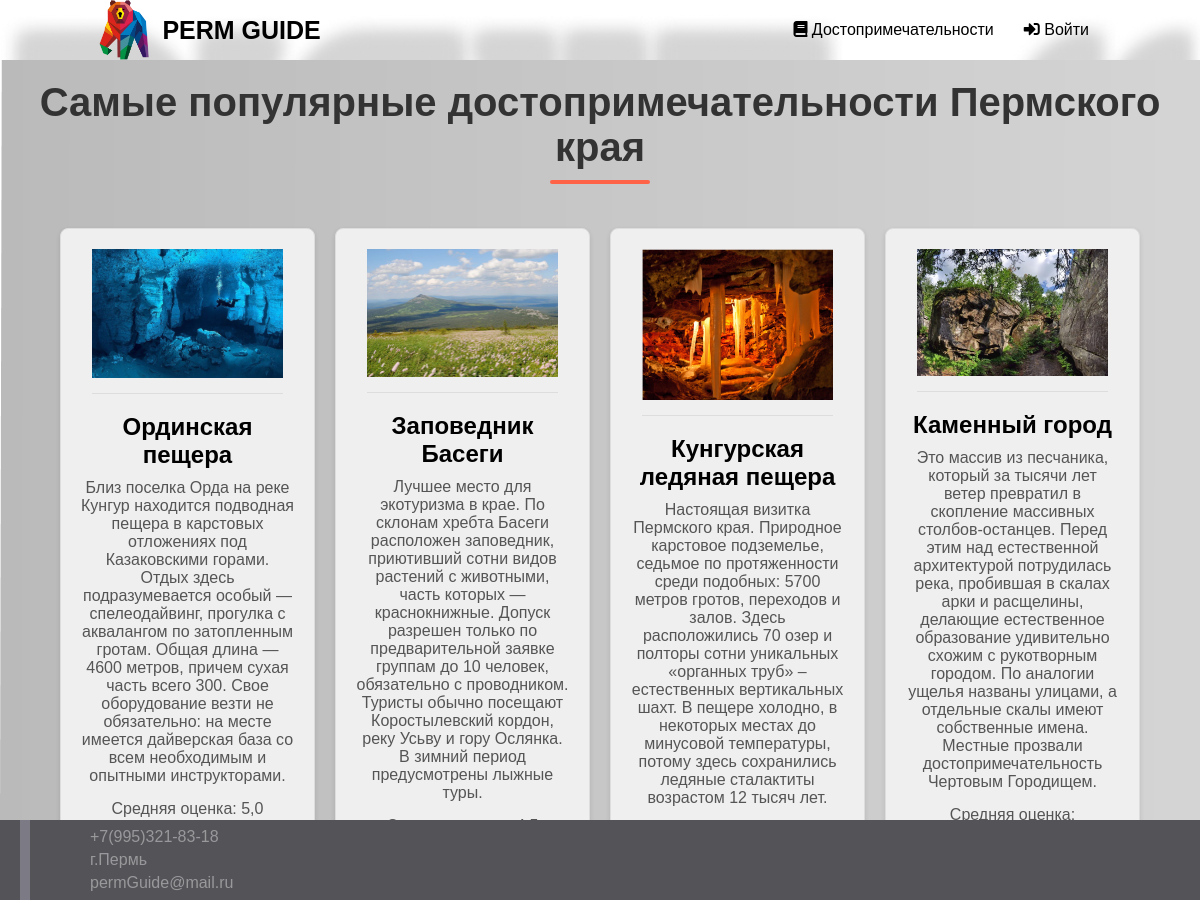
The page / on the database its author committed.
### gid/models.py (models this page shows, shortened)
class Sight(models.Model):
    name = models.CharField(max_length=128, verbose_name='Название')
    description = models.TextField(verbose_name='Описание')
    image = models.ImageField(upload_to='sight_images', verbose_name='Изображение')
    @staticmethod
    def top_rated_sights(limit=4):
        return Sight.objects.annotate(avg_rating=Avg('rating__score')).order_by('-avg_rating')[:limit]
    class Meta:
        verbose_name = 'Достопримечательность'
        verbose_name_plural = 'Достопримечательности'

### gid/views.py (the view)
# urls.py: path('', index, name='index'),
def index(request):
    top_sights = Sight.top_rated_sights()
    return render(request, 'gid/index.html', {'top_sights': top_sights})

### gid/templates/gid/index.html (shortened to what this page needs)
<!DOCTYPE html>
{% load static %}
<html lang="en">
<head>
    <link rel="stylesheet" href="{% static 'css/index.css' %}" />
    <link rel="stylesheet" href="https://cdnjs.cloudflare.com/ajax/libs/font-awesome/5.15.4/css/all.min.css" />
</head>
<body>
    <div class="container">
        <div class="header" style="background-image: url('{% static 'img/img.png' %}')">
            <div class="logo-container">
                <img src="{% static 'img/logo.png' %}" alt="Logo" class="logo-image">
                <a href="{% url 'index' %}" class="logo">PERM GUIDE</a>
            </div>
            <nav>
                <ul>
                    <li>
                        <a href="{% url 'catalog' %}"><i class="fas fa-book"></i> Достопримечательности</a>
                    </li>
                    {% if not user.is_authenticated %}
                    <li>
                        <a href="{% url 'login' %}"><i class="fas fa-sign-in-alt"></i> Войти</a>
                    </li>
                    {% endif %}
                </ul>
            </nav>
        </div>
        <div class="main">
            <h1 class="main-title">Самые популярные достопримечательности Пермского края</h1>
            <div class="product-grid">
                {% for sight in top_sights %}
                <div class="product-card">
                    <img src="{{ sight.image.url }}" alt="{{ sight.name }}" />
                    <h2>{{ sight.name }}</h2>
                    <p>{{ sight.description }}</p>
                    <p class="rating">Средняя оценка: {{ sight.avg_rating|floatformat:1 }}</p>
                </div>
                {% endfor %}
            </div>
            <div class="product-grid">
            </div>
        </div>
        <div class="footer">
            <div class="divider"></div>
            <div>
                <p>+7(995)321-83-18</p>
                <p>г.Пермь</p>
                <p>permGuide@mail.ru</p>
            </div>
        </div>
    </div>
</body>
</html>

### static/css/index.css (style rules this page uses)
* { margin: 0; padding: 0; font-family: "Poppins", sans-serif; list-style: none; text-decoration: none; }
.container { display: flex; flex-direction: column; min-height: 100vh; }
.header { position: fixed; top: 0; left: 0; right: 0; display: flex; justify-content: space-between; align-items: center; padding: 0 8%; z-index: 1000; }
.logo-container { display: flex; align-items: center; }
.logo-image { height: 60px; margin-right: 10px; align-self:center; }
.logo { font-size: 25px; font-weight: 900; color: black; }
.header nav ul li { position: relative; float: left; }
.header nav ul li a { padding: 15px; color: #000; font-size: 16px; display: block; }
.product-grid { display: grid; grid-template-columns: repeat(4, 1fr); grid-template-rows: repeat(2, auto); gap: 20px; width: 90%; margin: 0 auto; height: auto; }
.main { display: flex; flex-direction:column; margin-top: 60px; background-image: url("../img/background.png"); height: 95vh; }
.main-title { font-size: 2.5em; font-weight: 700; color: #333; text-align: center; margin: 20px 0; position: relative; }
.main-title::after { content: ''; display: block; width: 100px; height: 4px; background: #ff6347; margin: 10px auto 0; border-radius: 2px; }
.product-card { margin-top: 3vh; background-color: #EFEFEF; padding: 20px; border: 1px solid #ddd; border-radius: 8px; text-align: center; box-shadow: 0 2px 5px rgba(0, 0, 0, 0.1); transition: transform 0.3s ease, box-shadow 0.3s ease; }
.product-card img { max-width: 90%; height: auto; border-bottom: 1px solid #ddd; padding-bottom: 15px; margin-bottom: 15px; }
.product-card h2 { font-size: 1.5em; margin: 0 0 10px; }
.product-card p { font-size: 1em; color: #555; margin: 0 0 15px; }
.footer { display: flex; flex-direction: row; align-items: center; min-height: 10vh; background-color: #545458; }
.footer p { font-size: 1rem; margin: 5px 40px; color: #99999c; }
.divider { height: 10vh; width: 10px; background-color: #7b7a85; margin: 0 20px; }
nav { display: flex; align-items: center; }

### rows shown on the page
Sight: image (picture), name "Ординская пещера", description "Близ поселка Орда на реке Кунгур находится подводная пещера в карстовых отложениях под Казаковскими горами. Отдых здесь подразумевается особый — спелеодайвинг, прогулка с аквалангом по затопленным гротам. Общая длина — 4600 метров, причем сухая часть всего 300. Свое оборудование везти не обязательно: на месте имеется дайверская база со всем необходимым и опытными инструкторами.", avg_rating "5,0"
Sight: image (picture), name "Заповедник Басеги", description "Лучшее место для экотуризма в крае. По склонам хребта Басеги расположен заповедник, приютивший сотни видов растений с животными, часть которых — краснокнижные. Допуск разрешен только по предварительной заявке группам до 10 человек, обязательно с проводником. Туристы обычно посещают Коростылевский кордон, реку Усьву и гору Ослянка. В зимний период предусмотрены лыжные туры."
Sight: image (picture), name "Кунгурская ледяная пещера", description "Настоящая визитка Пермского края. Природное карстовое подземелье, седьмое по протяженности среди подобных: 5700 метров гротов, переходов и залов. Здесь расположились 70 озер и полторы сотни уникальных «органных труб» – естественных вертикальных шахт. В пещере холодно, в некоторых местах до минусовой температуры, потому здесь сохранились ледяные сталактиты возрастом 12 тысяч лет."
Sight: image (picture), name "Каменный город", description "Это массив из песчаника, который за тысячи лет ветер превратил в скопление массивных столбов-останцев. Перед этим над естественной архитектурой потрудилась река, пробившая в скалах арки и расщелины, делающие естественное образование удивительно схожим с рукотворным городом. По аналогии ущелья названы улицами, а отдельные скалы имеют собственные имена. Местные прозвали достопримечательность Чертовым Городищем."
